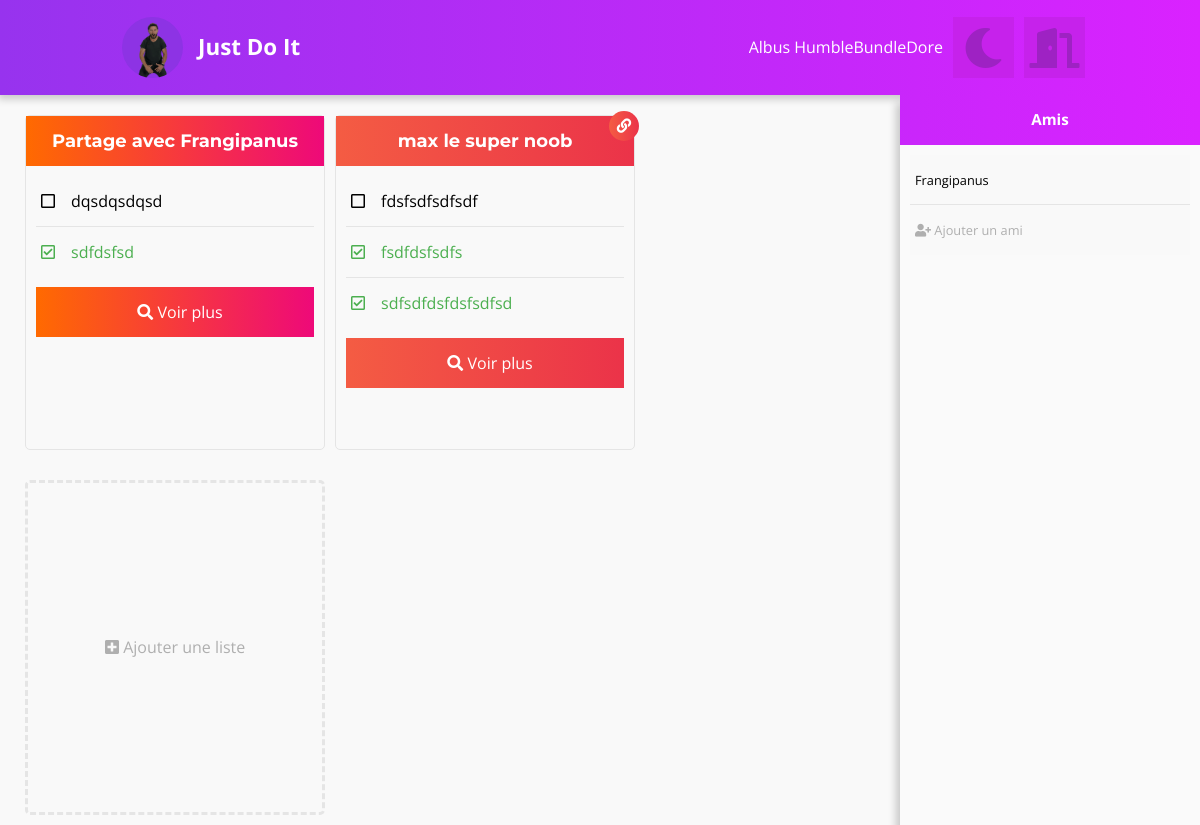
Screenshot of / (signed in) with the database file from the repository.
### tables this page shows
CREATE TABLE IF NOT EXISTS `todo_lists` (
  `list_id` int(11) NOT NULL AUTO_INCREMENT,
  `user_id` int(11) NOT NULL,
  `name` varchar(32) NOT NULL,
  `color` varchar(255) NOT NULL,
  PRIMARY KEY (`list_id`),
  KEY `user_id` (`user_id`)
);

CREATE TABLE IF NOT EXISTS `tasks` (
  `task_id` int(11) NOT NULL AUTO_INCREMENT,
  `user_id` int(11) NOT NULL,
  `list_id` int(11) NOT NULL,
  `name` varchar(32) NOT NULL,
  `status` tinyint(1) NOT NULL DEFAULT 0,
  PRIMARY KEY (`task_id`),
  KEY `list_id` (`list_id`),
  KEY `user_id` (`user_id`)
);

CREATE TABLE IF NOT EXISTS `users` (
  `user_id` int(11) NOT NULL AUTO_INCREMENT,
  `username` varchar(32) NOT NULL,
  `email` varchar(255) NOT NULL,
  `password` varchar(255) NOT NULL,
  PRIMARY KEY (`user_id`)
);

### classes/TodoLists.php (called while the page is built, shortened)
<?php
class TodoLists {
    private $_db;
    public function __construct(PDO $db) {
        $this->_db = $db;
    }
    public function getAll($user_id) {
        return array_merge(
            PDOFactory::sendQuery(
                $this->_db,
                'SELECT list_id, name, color, 0 AS shared FROM todo_lists WHERE user_id = :user_id ORDER BY list_id',
                ["user_id" => (int) $user_id]
            ),
            PDOFactory::sendQuery(
                $this->_db,
                'SELECT
                        list_id,
                        name,
                        color,
                        1 AS "shared"
                    FROM
                        todo_lists tl
                    WHERE
                        list_id IN (
                            SELECT list_id
                            FROM todo_lists_share
                            WHERE user_id = :user_id AND accepted = 1
                        )',
                ["user_id" => (int) $user_id]
            )
        );
    }
}

### classes/PDOFactory.php (called while the page is built, shortened)
<?php
abstract class PDOFactory {
    public static function sendQuery($db, $sql, $vars = [], $return = true) {
        $query = $db->prepare($sql);
        $result = [];
        foreach ($vars as $name => $value) {
            if      (is_int($value))    $type = PDO::PARAM_INT;
            elseif  (is_bool($value))   $type = PDO::PARAM_BOOL;
            else                        $type = PDO::PARAM_STR;
            $query->bindValue(":$name", $value, $type);
        }
        $query->execute();
        if ($return) while ($d = $query->fetch(PDO::FETCH_ASSOC)) { $result[] = $d; }
        if ($return) return $result;
    }
}

### index.php (called while the page is built, shortened)
<?php
require_once "./init.php";
require_once "./php/todoLists/get.php";
require_once "./php/friends/get.php";
require_once "./views/index_v.php";

### classes/Tasks.php (called while the page is built, shortened)
<?php
class Tasks {
    private $_db;
    public function __construct(PDO $db) {
        $this->_db = $db;
    }
    public function getAll($user_id) {
            return PDOFactory::sendQuery(
                $this->_db,
            'SELECT
                    task_id,
                    list_id,
                    name,
                    status
                FROM
                    tasks
                WHERE
                    user_id = :user_id OR list_id IN (
                        SELECT list_id
                        FROM todo_lists_share
                        WHERE user_id = :user_id AND accepted = 1
                    )',
                ["user_id" => (int) $user_id]
        );
    }
}

### classes/Friends.php (called while the page is built, shortened)
<?php
class Friends {
    private $_db;
    public function __construct(PDO $db) {
        $this->_db = $db;
    }
    public function getAll($user_id) {
        return PDOFactory::sendQuery(
            $this->_db,
        'SELECT
                us.user_id,
                us.username
            FROM
                users us
            WHERE
                us.user_id IN (
                    (SELECT user_a_id FROM friendships WHERE user_b_id = :user_id)
                        UNION
                    (SELECT user_b_id FROM friendships WHERE user_a_id = :user_id)
                )',
            ["user_id" => (int) $user_id]
        );
    }
}

### php/todoLists/get.php (the view, shortened to what this page needs)
<?php
$TodoListsManager = new TodoLists($db);
$TasksManager = new Tasks($db);
$todoLists = $TodoListsManager->getAll($_SESSION["user_id"]);
$tasksList = $TasksManager->getAll($_SESSION["user_id"]);
foreach ($todoLists as $todoList) {
    $list_id = $todoList["list_id"];
    $list_name = htmlspecialchars($todoList["name"]);
    $list_color = strlen($todoList["color"]) != 0 ? htmlspecialchars($todoList["color"]) : "grey";
    $list_shared = (int) $todoList["shared"];
    $list_tasks = array_keys(array_column($tasksList, 'list_id'), $list_id);
    ?>
        <div class="todoList <?= $list_color ?> <?php if ($list_shared) echo "shared" ?>">
            <?php if(!$list_shared) { ?>
                <div class="tlShareContainer" data-list-id="<?= $list_id ?>">
                    <i class="fas fa-share-alt"></i>
                </div>
                <div class="tlDeleteContainer" data-list-id="<?= $list_id ?>">
                    <i class="fas fa-trash"></i>
                </div>
            <?php } else { ?>
                <div class="tlSharedContainer">
                    <i class="fas fa-link"></i>
                </div>
            <?php } ?>
            <div class="tlHead">
                <h2><?= $list_name ?></h2>
            </div>
            <div class="tlBody">
                <ul class="taskContainer">
                    <?php
                        $tasksListCount = count($list_tasks);
                        if ($tasksListCount > 4)        $tasks_limit = 4;
                        elseif ($tasksListCount < 4)    $tasks_limit = $tasksListCount;
                        else                            $tasks_limit = 4;
                        $tasks_count = 0;
                        foreach ($list_tasks as $task) {
                            $task = $tasksList[$task];
                            $task_id = $task["task_id"];
                            $task_name = htmlspecialchars($task["name"]);
                            $task_status = $task["status"];
                            $checkbox_status = $task["status"] == "1" ? "checked" : "";
                            $HTMLid = "l" . $list_id . "t" . $task_id;
                            $class = $tasks_count + 1 == $tasks_limit ? "task noBottomMargin" : "task";
                            echo '<li class="'.$class.'" data-task-id="'.$task_id.'" data-task-status="'.$task_status.'">
                                    <input type="checkbox" id="'.$HTMLid.'" '.$checkbox_status.'/>
                                    <label for="'.$HTMLid.'">'.$task_name.'</label>
                                 </li>';
                            $tasks_count++;
                        }
                        $see_more_id = "t".$list_id."SeeMore";
                        echo '<a href="./view_todo_list.php?list_id='.$list_id.'" class="seeMore">
                                <li class="task"><input type="checkbox" id="'.$see_more_id.'"/>
                                    <label for="'.$see_more_id.'">
                                        <i class="fas fa-search"></i>
                                        Voir plus
                                    </label>
                                </li>
                             </a>';
                    ?>
                </ul>
            </div>
        </div>
    <?php
}
?>
    <div id="addTodoList">
        <div>
            <p><i class="fas fa-plus-square"></i> Ajouter une liste</p>
        </div>
    </div>

### php/friends/get.php (shortened to what this page needs)
<?php
$FriendsManager = new Friends($db);
$friends = $FriendsManager->getAll($_SESSION["user_id"]);
foreach ($friends as $friend) {
    $friend_id = htmlspecialchars($friend["user_id"]);
    $friend_name = htmlspecialchars($friend["username"]);
    echo '<li class="friend" data-friend-id="'.$friend_id.'">'.$friend_name.'<div class="fDeleteContainer" data-friend-id="'.$friend_id.'"><i class="fas fa-user-minus"></i></div></li>';
}
echo '<li class="friend addFriend noBottomMargin"><i class="fas fa-user-plus"></i> Ajouter un ami</li>';

### rows the page displays
todo_lists: name "Partage avec Frangipanus", list_id.name "dqsdqsdqsd", list_id.name "sdfdsfsd"
todo_lists: name "max le super noob", list_id.name "fdsfsdfsdfsdf", list_id.name "fsdfdsfsdfs", list_id.name "sdfsdfdsfdsfsdfsd"
users: username "Frangipanus"

### other values shown
$_SESSION["username"] "Albus HumbleBundleDore"
